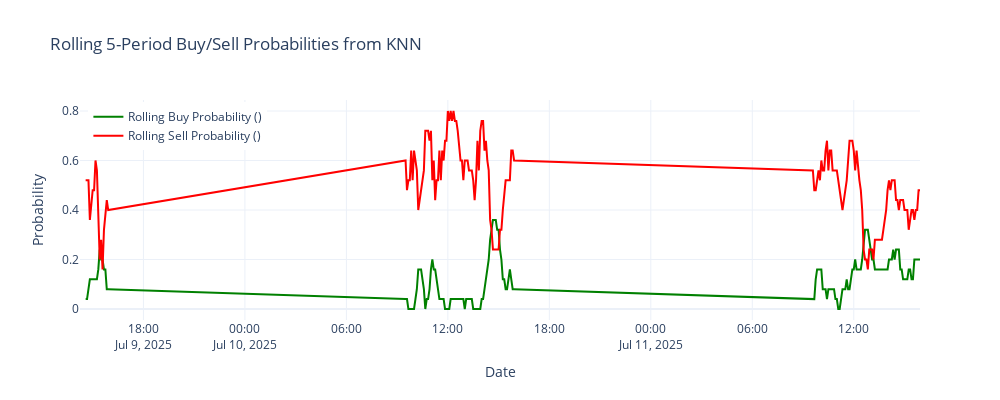

Here is the notebook cell this chart was saved with:
### Code cell
import pandas as pd
import plotly.graph_objects as go

# 1. Get class order and predicted probabilities for test set
probs = knn.predict_proba(X_test)
class_order = knn.classes_

# 2. Map columns to class labels
prob_df = pd.DataFrame(probs, columns=class_order, index=datafix.index[-len(X_test):])

# 3. Rolling 5-period mean for buy and sell probabilities
prob_df['buy_prob_roll5'] = prob_df.get(1, pd.Series(0, index=prob_df.index)).rolling(5).mean()
prob_df['sell_prob_roll5'] = prob_df.get(-1, pd.Series(0, index=prob_df.index)).rolling(5).mean()

# 4. Plot
fig = go.Figure()
fig.add_trace(go.Scatter(
    x=prob_df.index, y=prob_df['buy_prob_roll5'],
    mode='lines', name='Rolling Buy Probability ()', line=dict(color='green', width=2)
))
fig.add_trace(go.Scatter(
    x=prob_df.index, y=prob_df['sell_prob_roll5'],
    mode='lines', name='Rolling Sell Probability ()', line=dict(color='red', width=2)
))
fig.update_layout(
    title="Rolling 5-Period Buy/Sell Probabilities from KNN",
    xaxis_title="Date",
    yaxis_title="Probability",
    legend=dict(x=0.01, y=0.99),
    hovermode='x unified',
    template='plotly_white',
    width=1000,
    height=400
)
fig.show()

### Figure 1 — Plotly figure (JSON) as saved in the notebook; plotly's stock layout.template omitted (floating-point values rounded to 4 significant figures; data arrays with more than 128 entries replaced by an {"elided": "..."} marker saying what was removed)
{"data": [{"line": {"color": "green", "width": 2}, "mode": "lines", "name": "Rolling Buy Probability ()", "type": "scatter", "x": {"elided": "177 str values"}, "y": {"elided": "177 float values"}}, {"line": {"color": "red", "width": 2}, "mode": "lines", "name": "Rolling Sell Probability ()", "type": "scatter", "x": {"elided": "177 str values"}, "y": {"elided": "177 float values"}}], "layout": {"height": 400, "hovermode": "x unified", "legend": {"x": 0.01, "y": 0.99}, "title": {"text": "Rolling 5-Period Buy/Sell Probabilities from KNN"}, "width": 1000, "xaxis": {"title": {"text": "Date"}}, "yaxis": {"title": {"text": "Probability"}}}}
